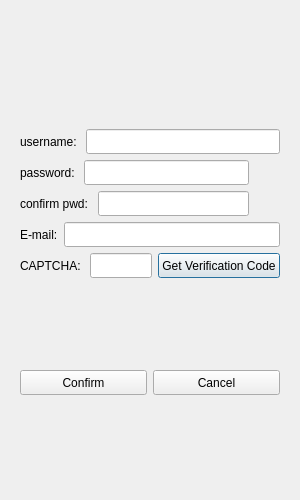
<?xml version="1.0" encoding="UTF-8"?>
<ui version="4.0">
 <class>registerinterface</class>
 <widget class="QDialog" name="registerinterface">
  <property name="geometry">
   <rect>
    <x>0</x>
    <y>0</y>
    <width>300</width>
    <height>500</height>
   </rect>
  </property>
  <property name="minimumSize">
   <size>
    <width>300</width>
    <height>500</height>
   </size>
  </property>
  <property name="maximumSize">
   <size>
    <width>300</width>
    <height>500</height>
   </size>
  </property>
  <property name="windowTitle">
   <string>Dialog</string>
  </property>
  <layout class="QVBoxLayout" name="verticalLayout_3">
   <item>
    <layout class="QVBoxLayout" name="verticalLayout_2">
     <item>
      <widget class="QStackedWidget" name="stackedWidget">
       <property name="currentIndex">
        <number>0</number>
       </property>
       <widget class="QWidget" name="reg_info">
        <layout class="QVBoxLayout" name="verticalLayout_5">
         <item>
          <spacer name="verticalSpacer">
           <property name="orientation">
            <enum>Qt::Orientation::Vertical</enum>
           </property>
           <property name="sizeHint" stdset="0">
            <size>
             <width>20</width>
             <height>40</height>
            </size>
           </property>
          </spacer>
         </item>
         <item>
          <spacer name="verticalSpacer_4">
           <property name="orientation">
            <enum>Qt::Orientation::Vertical</enum>
           </property>
           <property name="sizeHint" stdset="0">
            <size>
             <width>20</width>
             <height>40</height>
            </size>
           </property>
          </spacer>
         </item>
         <item>
          <layout class="QHBoxLayout" name="horizontalLayout_3">
           <item>
            <widget class="QLabel" name="newuser_label">
             <property name="minimumSize">
              <size>
               <width>0</width>
               <height>25</height>
              </size>
             </property>
             <property name="maximumSize">
              <size>
               <width>16777215</width>
               <height>25</height>
              </size>
             </property>
             <property name="text">
              <string>username: </string>
             </property>
            </widget>
           </item>
           <item>
            <widget class="QLineEdit" name="newuser_edit">
             <property name="minimumSize">
              <size>
               <width>0</width>
               <height>25</height>
              </size>
             </property>
             <property name="maximumSize">
              <size>
               <width>16777215</width>
               <height>25</height>
              </size>
             </property>
            </widget>
           </item>
          </layout>
         </item>
         <item>
          <layout class="QHBoxLayout" name="horizontalLayout_4">
           <item>
            <widget class="QLabel" name="newpassed_label">
             <property name="minimumSize">
              <size>
               <width>0</width>
               <height>25</height>
              </size>
             </property>
             <property name="maximumSize">
              <size>
               <width>16777215</width>
               <height>25</height>
              </size>
             </property>
             <property name="text">
              <string>password: </string>
             </property>
            </widget>
           </item>
           <item>
            <widget class="QLineEdit" name="newpassed_edit">
             <property name="minimumSize">
              <size>
               <width>0</width>
               <height>25</height>
              </size>
             </property>
             <property name="maximumSize">
              <size>
               <width>16777215</width>
               <height>25</height>
              </size>
             </property>
            </widget>
           </item>
           <item>
            <widget class="MultiClickableQLabel" name="display_passwd">
             <property name="minimumSize">
              <size>
               <width>25</width>
               <height>25</height>
              </size>
             </property>
             <property name="maximumSize">
              <size>
               <width>25</width>
               <height>25</height>
              </size>
             </property>
             <property name="text">
              <string/>
             </property>
            </widget>
           </item>
          </layout>
         </item>
         <item>
          <layout class="QHBoxLayout" name="horizontalLayout_7">
           <item>
            <widget class="QLabel" name="confirmpasswd_label">
             <property name="minimumSize">
              <size>
               <width>0</width>
               <height>25</height>
              </size>
             </property>
             <property name="maximumSize">
              <size>
               <width>16777215</width>
               <height>25</height>
              </size>
             </property>
             <property name="text">
              <string>confirm pwd: </string>
             </property>
            </widget>
           </item>
           <item>
            <widget class="QLineEdit" name="confirmpasswd_edit">
             <property name="minimumSize">
              <size>
               <width>0</width>
               <height>25</height>
              </size>
             </property>
             <property name="maximumSize">
              <size>
               <width>16777215</width>
               <height>25</height>
              </size>
             </property>
            </widget>
           </item>
           <item>
            <widget class="MultiClickableQLabel" name="display_confirm">
             <property name="minimumSize">
              <size>
               <width>25</width>
               <height>25</height>
              </size>
             </property>
             <property name="maximumSize">
              <size>
               <width>25</width>
               <height>25</height>
              </size>
             </property>
             <property name="text">
              <string/>
             </property>
            </widget>
           </item>
          </layout>
         </item>
         <item>
          <layout class="QHBoxLayout" name="horizontalLayout_6">
           <item>
            <widget class="QLabel" name="email_label">
             <property name="minimumSize">
              <size>
               <width>0</width>
               <height>25</height>
              </size>
             </property>
             <property name="maximumSize">
              <size>
               <width>16777215</width>
               <height>25</height>
              </size>
             </property>
             <property name="text">
              <string>E-mail:</string>
             </property>
            </widget>
           </item>
           <item>
            <widget class="QLineEdit" name="email_edit">
             <property name="minimumSize">
              <size>
               <width>0</width>
               <height>25</height>
              </size>
             </property>
             <property name="maximumSize">
              <size>
               <width>16777215</width>
               <height>25</height>
              </size>
             </property>
            </widget>
           </item>
          </layout>
         </item>
         <item>
          <layout class="QHBoxLayout" name="horizontalLayout_9">
           <item>
            <widget class="QLabel" name="verification_label">
             <property name="minimumSize">
              <size>
               <width>0</width>
               <height>25</height>
              </size>
             </property>
             <property name="maximumSize">
              <size>
               <width>16777215</width>
               <height>25</height>
              </size>
             </property>
             <property name="text">
              <string>CAPTCHA: </string>
             </property>
            </widget>
           </item>
           <item>
            <widget class="QLineEdit" name="verification_edit">
             <property name="minimumSize">
              <size>
               <width>0</width>
               <height>25</height>
              </size>
             </property>
             <property name="maximumSize">
              <size>
               <width>16777215</width>
               <height>25</height>
              </size>
             </property>
            </widget>
           </item>
           <item>
            <widget class="CountDownButton" name="verification_button">
             <property name="minimumSize">
              <size>
               <width>0</width>
               <height>25</height>
              </size>
             </property>
             <property name="maximumSize">
              <size>
               <width>16777215</width>
               <height>25</height>
              </size>
             </property>
             <property name="text">
              <string>Get Verification Code</string>
             </property>
            </widget>
           </item>
          </layout>
         </item>
         <item>
          <widget class="QLabel" name="status_label">
           <property name="minimumSize">
            <size>
             <width>0</width>
             <height>25</height>
            </size>
           </property>
           <property name="maximumSize">
            <size>
             <width>16777214</width>
             <height>25</height>
            </size>
           </property>
           <property name="text">
            <string/>
           </property>
           <property name="alignment">
            <set>Qt::AlignmentFlag::AlignCenter</set>
           </property>
          </widget>
         </item>
         <item>
          <spacer name="verticalSpacer_3">
           <property name="orientation">
            <enum>Qt::Orientation::Vertical</enum>
           </property>
           <property name="sizeHint" stdset="0">
            <size>
             <width>20</width>
             <height>40</height>
            </size>
           </property>
          </spacer>
         </item>
         <item>
          <layout class="QHBoxLayout" name="horizontalLayout_10">
           <item>
            <widget class="QPushButton" name="confirm_button">
             <property name="minimumSize">
              <size>
               <width>0</width>
               <height>25</height>
              </size>
             </property>
             <property name="maximumSize">
              <size>
               <width>16777215</width>
               <height>25</height>
              </size>
             </property>
             <property name="text">
              <string>Confirm</string>
             </property>
            </widget>
           </item>
           <item>
            <widget class="QPushButton" name="cancel_button">
             <property name="minimumSize">
              <size>
               <width>0</width>
               <height>25</height>
              </size>
             </property>
             <property name="maximumSize">
              <size>
               <width>16777215</width>
               <height>25</height>
              </size>
             </property>
             <property name="text">
              <string>Cancel</string>
             </property>
            </widget>
           </item>
          </layout>
         </item>
         <item>
          <spacer name="verticalSpacer_2">
           <property name="orientation">
            <enum>Qt::Orientation::Vertical</enum>
           </property>
           <property name="sizeHint" stdset="0">
            <size>
             <width>20</width>
             <height>40</height>
            </size>
           </property>
          </spacer>
         </item>
         <item>
          <widget class="QLabel" name="register_label">
           <property name="minimumSize">
            <size>
             <width>0</width>
             <height>25</height>
            </size>
           </property>
           <property name="maximumSize">
            <size>
             <width>0</width>
             <height>25</height>
            </size>
           </property>
           <property name="text">
            <string/>
           </property>
          </widget>
         </item>
        </layout>
       </widget>
       <widget class="QWidget" name="successful_page">
        <layout class="QVBoxLayout" name="verticalLayout_9">
         <item>
          <spacer name="verticalSpacer_5">
           <property name="orientation">
            <enum>Qt::Orientation::Vertical</enum>
           </property>
           <property name="sizeHint" stdset="0">
            <size>
             <width>20</width>
             <height>40</height>
            </size>
           </property>
          </spacer>
         </item>
         <item>
          <widget class="QLabel" name="label">
           <property name="text">
            <string>registeration successful</string>
           </property>
           <property name="alignment">
            <set>Qt::AlignmentFlag::AlignCenter</set>
           </property>
          </widget>
         </item>
         <item>
          <widget class="QLabel" name="timeout_label">
           <property name="text">
            <string>returning back to login page within 5s</string>
           </property>
           <property name="alignment">
            <set>Qt::AlignmentFlag::AlignCenter</set>
           </property>
          </widget>
         </item>
         <item>
          <widget class="QLabel" name="label_2">
           <property name="text">
            <string>or click go to login page button manually</string>
           </property>
           <property name="alignment">
            <set>Qt::AlignmentFlag::AlignCenter</set>
           </property>
          </widget>
         </item>
         <item>
          <spacer name="verticalSpacer_7">
           <property name="orientation">
            <enum>Qt::Orientation::Vertical</enum>
           </property>
           <property name="sizeHint" stdset="0">
            <size>
             <width>20</width>
             <height>40</height>
            </size>
           </property>
          </spacer>
         </item>
         <item>
          <layout class="QHBoxLayout" name="horizontalLayout">
           <property name="leftMargin">
            <number>9</number>
           </property>
           <property name="topMargin">
            <number>9</number>
           </property>
           <property name="rightMargin">
            <number>9</number>
           </property>
           <property name="bottomMargin">
            <number>9</number>
           </property>
           <item>
            <spacer name="horizontalSpacer">
             <property name="orientation">
              <enum>Qt::Orientation::Horizontal</enum>
             </property>
             <property name="sizeHint" stdset="0">
              <size>
               <width>40</width>
               <height>20</height>
              </size>
             </property>
            </spacer>
           </item>
           <item>
            <widget class="QPushButton" name="return_to_login">
             <property name="text">
              <string>go to login page</string>
             </property>
            </widget>
           </item>
           <item>
            <spacer name="horizontalSpacer_2">
             <property name="orientation">
              <enum>Qt::Orientation::Horizontal</enum>
             </property>
             <property name="sizeHint" stdset="0">
              <size>
               <width>40</width>
               <height>20</height>
              </size>
             </property>
            </spacer>
           </item>
          </layout>
         </item>
         <item>
          <spacer name="verticalSpacer_6">
           <property name="orientation">
            <enum>Qt::Orientation::Vertical</enum>
           </property>
           <property name="sizeHint" stdset="0">
            <size>
             <width>20</width>
             <height>40</height>
            </size>
           </property>
          </spacer>
         </item>
        </layout>
       </widget>
      </widget>
     </item>
    </layout>
   </item>
  </layout>
 </widget>
 <customwidgets>
  <customwidget>
   <class>MultiClickableQLabel</class>
   <extends>QLabel</extends>
   <header location="global">multiclickableqlabel.h</header>
  </customwidget>
  <customwidget>
   <class>CountDownButton</class>
   <extends>QPushButton</extends>
   <header>countdownbutton.h</header>
  </customwidget>
 </customwidgets>
 <resources/>
 <connections/>
</ui>
